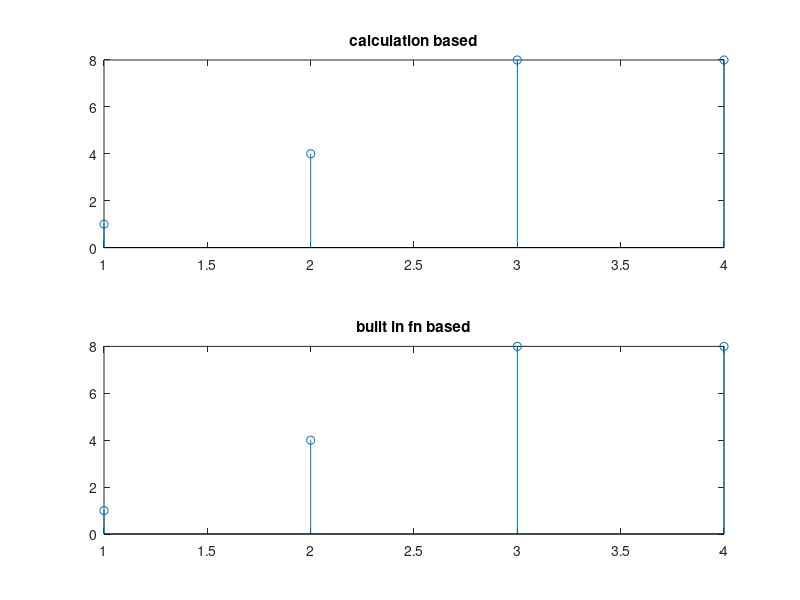

The MATLAB script that drew this image:
clc;
clear;

x=[1 2];
h = [1 2 4];
nx=  length(x);
nh  = length(h);
ny = nx+nh-1;

y=zeros(1,ny);

for n=1:ny
       for k=1:nx
           if(n-k+1>0 && n-k+1<ny)
               y(n) = y(n)+x(k)*h(n-k+1);
           end
       end
end

y_builtin = conv(x,h);

figure;
grid on;

subplot(2,1,1);
disp(y);
stem(y);
title("calculation based");

subplot(2,1,2);
disp(y_builtin);
stem(y_builtin);
title("built in fn based");
